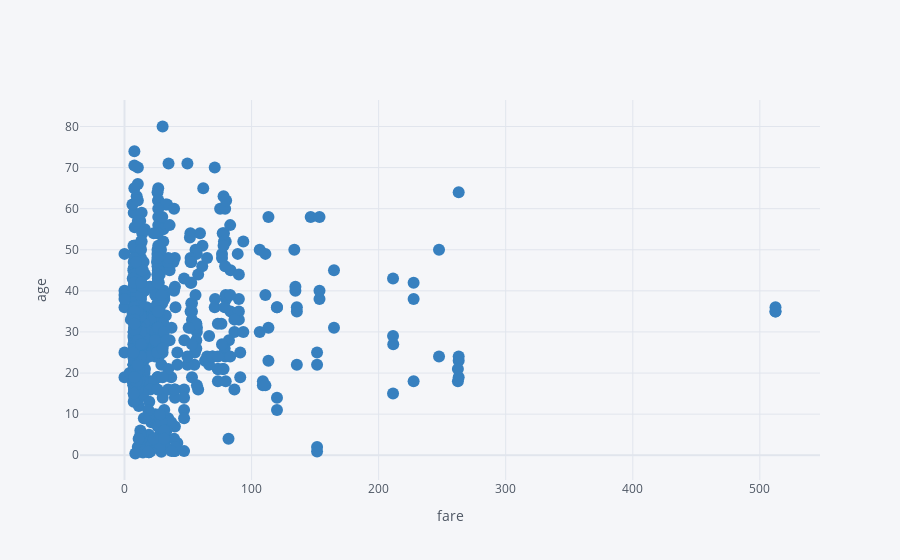

The code cell stored with this chart in its notebook:
### Code cell
df2.iplot(x = 'fare' , y = 'age' , kind = 'scatter' , mode = 'markers',xTitle= 'fare' , yTitle = 'age', color = 'blue')

### Figure 1 — Plotly figure (JSON) as saved in the notebook; plotly's stock layout.template omitted (floating-point values rounded to 4 significant figures; data arrays with more than 128 entries replaced by an {"elided": "..."} marker saying what was removed)
{"data": [{"line": {"color": "rgba(55, 128, 191, 1.0)", "dash": "solid", "shape": "linear", "width": 1.3}, "marker": {"size": 12, "symbol": "circle"}, "mode": "markers", "name": "age", "text": "", "type": "scatter", "x": {"elided": "891 float values"}, "y": {"elided": "891 mixed values"}}], "layout": {"legend": {"bgcolor": "#F5F6F9", "font": {"color": "#4D5663"}}, "paper_bgcolor": "#F5F6F9", "plot_bgcolor": "#F5F6F9", "title": {"font": {"color": "#4D5663"}}, "xaxis": {"gridcolor": "#E1E5ED", "showgrid": true, "tickfont": {"color": "#4D5663"}, "title": {"font": {"color": "#4D5663"}, "text": "fare"}, "zerolinecolor": "#E1E5ED"}, "yaxis": {"gridcolor": "#E1E5ED", "showgrid": true, "tickfont": {"color": "#4D5663"}, "title": {"font": {"color": "#4D5663"}, "text": "age"}, "zerolinecolor": "#E1E5ED"}}}
